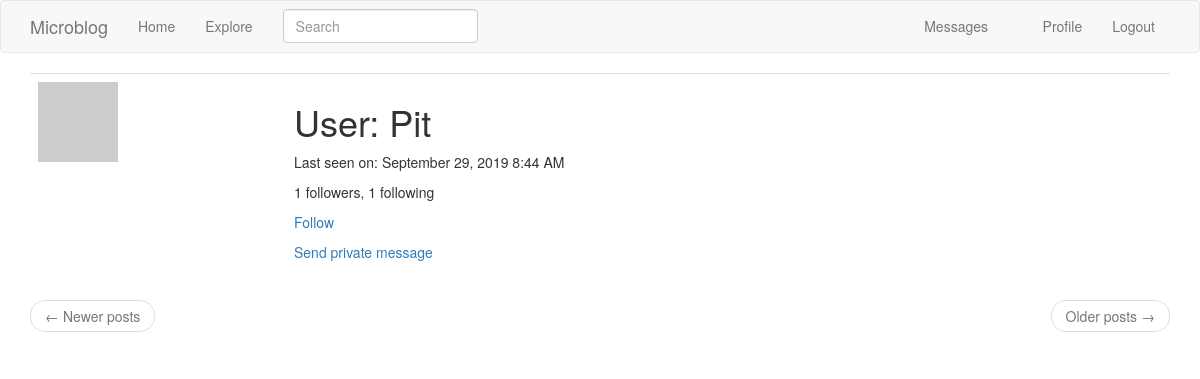
The page /user/Pit (signed in) on the database as committed earlier.
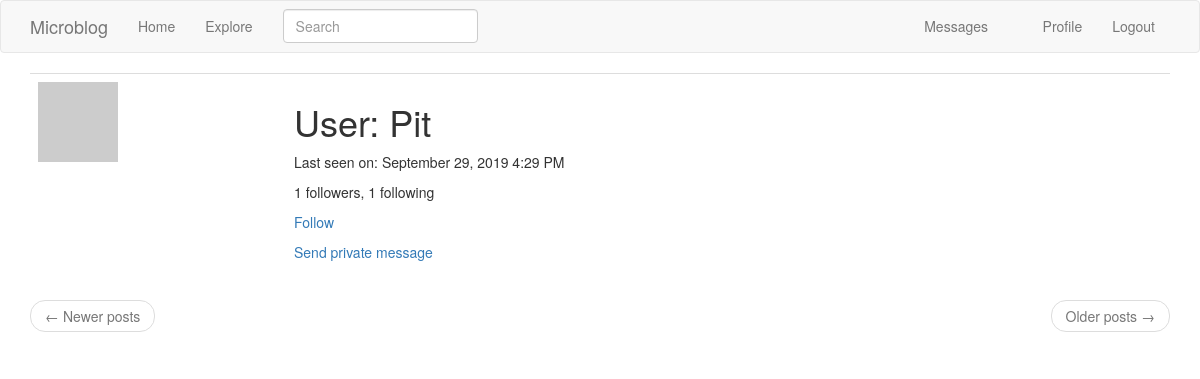
The same page on the database as committed later.
### app/models.py (models this page shows, shortened)
class PaginatedAPIMixin(object):
    @staticmethod
    def to_collection_dict(query, page, per_page, endpoint, **kwargs):
        resources = query.paginate(page, per_page, False)
        data = {
            'items': [item.to_dict() for item in resources.items],
            '_meta': {
                'page': page,
                'per_page': per_page,
                'total_pages': resources.pages,
                'total_items': resources.total
            },
            '_links': {
                'self': url_for(endpoint, page=page, per_page=per_page,
                                **kwargs),
                'next': url_for(endpoint, page=page + 1, per_page=per_page,
                                **kwargs) if resources.has_next else None,
                'prev': url_for(endpoint, page=page - 1, per_page=per_page,
                                **kwargs) if resources.has_prev else None
            }
        }
        return data

class User(PaginatedAPIMixin, UserMixin, db.Model):
    id = db.Column(db.Integer, primary_key=True)
    username = db.Column(db.String(64), index=True, unique=True)
    email = db.Column(db.String(120), index=True, unique=True)
    password_hash = db.Column(db.String(128))
    posts = db.relationship('Post', backref='author', lazy='dynamic')
    about_me = db.Column(db.String(140))
    last_seen = db.Column(db.DateTime, default=datetime.utcnow)
    followed = db.relationship(
        'User', secondary=followers,
        primaryjoin=(followers.c.follower_id == id),
        secondaryjoin=(followers.c.followed_id == id),
        backref=db.backref('followers', lazy='dynamic'), lazy='dynamic')
    messages_sent = db.relationship('Message',
                                    foreign_keys='Message.sender_id',
                                    backref='author', lazy='dynamic')
    messages_received = db.relationship('Message',
                                        foreign_keys='Message.recipient_id',
                                        backref='recipient', lazy='dynamic')
    last_message_read_time = db.Column(db.DateTime)
    notifications = db.relationship('Notification', backref='user',
                                    lazy='dynamic')
    tasks = db.relationship('Task', backref='user', lazy='dynamic')
    token = db.Column(db.String(32), index=True, unique=True)
    token_expiration = db.Column(db.DateTime)
    def avatar(self, size):
        digest = md5(self.email.lower().encode('utf-8')).hexdigest()
        return 'https://www.gravatar.com/avatar/{}?d=identicon&s={}'.format(
            digest, size)
    def is_following(self, user):
        return self.followed.filter(
            followers.c.followed_id == user.id).count() > 0
    def new_messages(self):
        last_read_time = self.last_message_read_time or datetime(1900, 1, 1)
        return Message.query.filter_by(recipient=self).filter(
            Message.timestamp > last_read_time).count()
    def get_tasks_in_progress(self):
        return Task.query.filter_by(user=self, complete=False).all()

### app/main/routes.py (the view)
@bp.route('/user/<username>')
@login_required
def user(username):
    user = User.query.filter_by(username=username).first_or_404()
    page = request.args.get('page', 1, type=int)
    posts = user.posts.order_by(Post.timestamp.desc()).paginate(
        page, current_app.config['POSTS_PER_PAGE'], False)
    next_url = url_for('main.user', username=user.username,
                       page=posts.next_num) if posts.has_next else None
    prev_url = url_for('main.user', username=user.username,
                       page=posts.prev_num) if posts.has_prev else None
    return render_template('user.html', user=user, posts=posts.items,
                           next_url=next_url, prev_url=prev_url)

### app/main/forms.py
class SearchForm(FlaskForm):
    q = StringField(_l('Search'), validators=[DataRequired()])
    def __init__(self, *args, **kwargs):
        if 'formdata' not in kwargs:
            kwargs['formdata'] = request.args
        if 'csrf_enabled' not in kwargs:
            kwargs['csrf_enabled'] = False
        super(SearchForm, self).__init__(*args, **kwargs)

### app/main/routes.py (called while the page is built)
@bp.before_app_request
def before_request():
    if current_user.is_authenticated:
        current_user.last_seen = datetime.utcnow()
        db.session.commit()
        g.search_form = SearchForm()
    g.locale = str(get_locale())

### app/models.py (called while the page is built)
@login.user_loader
def load_user(id):
    return User.query.get(int(id))

    @classmethod
    def before_commit(cls, session):
        session._changes = {
            'add': list(session.new),
            'update': list(session.dirty),
            'delete': list(session.deleted)
        }

    @classmethod
    def after_commit(cls, session):
        for obj in session._changes['add']:
            if isinstance(obj, SearchableMixin):
                add_to_index(obj.__tablename__, obj)
        for obj in session._changes['update']:
            if isinstance(obj, SearchableMixin):
                add_to_index(obj.__tablename__, obj)
        for obj in session._changes['delete']:
            if isinstance(obj, SearchableMixin):
                remove_from_index(obj.__tablename__, obj)
        session._changes = None

### app/templates/user.html (shortened to what this page needs)
{% extends "base.html" %}
{% block app_content %}
    <table class="table table-hover">
        <tr>
            <td width="256px"><img src="{{ user.avatar(256) }}"></td>
            <td>
                <h1>{{ _('User') }}: {{ user.username }}</h1>
                {% if user.last_seen %}
                <p>{{ _('Last seen on') }}: {{ moment(user.last_seen).format('LLL') }}</p>
                {% endif %}
                <p>{{ _('%(count)d followers', count=user.followers.count()) }}, {{ _('%(count)d following', count=user.followed.count()) }}</p>
                {% if user == current_user %}
                <p><a href="{{ url_for('main.edit_profile') }}">{{ _('Edit your profile') }}</a></p>
                {% if not current_user.get_task_in_progress('export_posts') %}
                <p><a href="{{ url_for('main.export_posts') }}">{{ _('Export your posts') }}</a></p>
                {% endif %}
                {% elif not current_user.is_following(user) %}
                <p><a href="{{ url_for('main.follow', username=user.username) }}">{{ _('Follow') }}</a></p>
                {% else %}
                <p><a href="{{ url_for('main.unfollow', username=user.username) }}">{{ _('Unfollow') }}</a></p>
                {% endif %}
                {% if user != current_user %}
                <p>
                    <a href="{{ url_for('main.send_message', recipient=user.username) }}">
                        {{ _('Send private message') }}
                    </a>
                </p>
                {% endif %}
            </td>
        </tr>
    </table>
    <nav aria-label="...">
        <ul class="pager">
            <li class="previous{% if not prev_url %} disabled{% endif %}">
                <a href="{{ prev_url or '#' }}">
                    <span aria-hidden="true">&larr;</span> {{ _('Newer posts') }}
                </a>
            </li>
            <li class="next{% if not next_url %} disabled{% endif %}">
                <a href="{{ next_url or '#' }}">
                    {{ _('Older posts') }} <span aria-hidden="true">&rarr;</span>
                </a>
            </li>
        </ul>
    </nav>
{% endblock %}

### app/templates/base.html (shortened to what this page needs)
{% extends 'bootstrap/base.html' %}
{% block navbar %}
    <nav class="navbar navbar-default">
        <div class="container">
            <div class="navbar-header">
                <a class="navbar-brand" href="{{ url_for('main.index') }}">Microblog</a>
            </div>
            <div class="collapse navbar-collapse" id="bs-example-navbar-collapse-1">
                <ul class="nav navbar-nav">
                    <li><a href="{{ url_for('main.index') }}">{{ _('Home') }}</a></li>
                    <li><a href="{{ url_for('main.explore') }}">{{ _('Explore') }}</a></li>
                </ul>
                {% if g.search_form %}
                <form class="navbar-form navbar-left" method="get" action="{{ url_for('main.search') }}">
                    <div class="form-group">
                        {{ g.search_form.q(size=20, class='form-control', placeholder=g.search_form.q.label.text) }}
                    </div>
                </form>
                {% endif %}
                <ul class="nav navbar-nav navbar-right">
                    {% if current_user.is_anonymous %}
                    <li><a href="{{ url_for('auth.login') }}">{{ _('Login') }}</a></li>
                    {% else %}
                    <li>
                        <a href="{{ url_for('main.messages') }}">{{ _('Messages') }}
                            {% set new_messages = current_user.new_messages() %}
                        </a>
                    </li>
                    <li><a href="{{ url_for('main.user', username=current_user.username) }}">{{ _('Profile') }}</a></li>
                    <li><a href="{{ url_for('auth.logout') }}">{{ _('Logout') }}</a></li>
                    {% endif %}
                </ul>
            </div>
        </div>
    </nav>
{% endblock %}
{% block content %}
    <div class="container">
        {% block app_content %}{% endblock %}
    </div>
{% endblock %}

Rows that differ between the two databases and show on the page:
changed User "Pit": last_seen "September 29, 2019 8:44 AM" → "September 29, 2019 4:29 PM"
